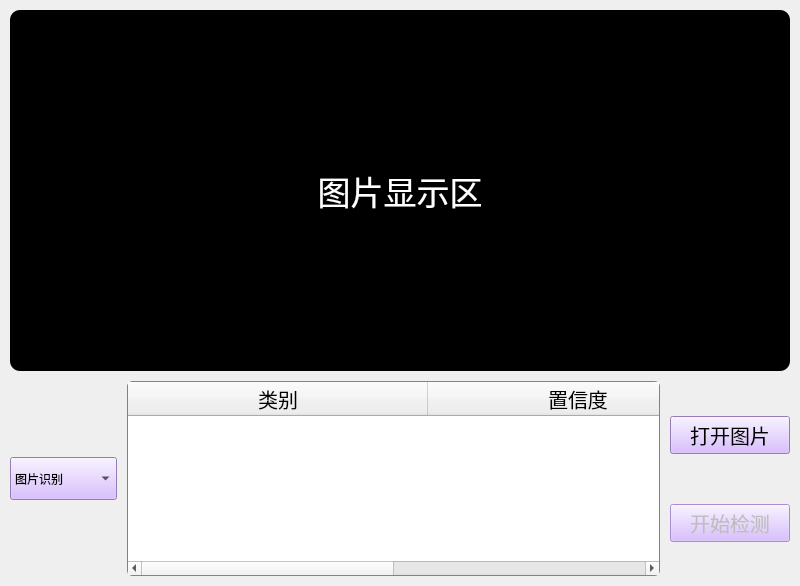
<?xml version="1.0" encoding="UTF-8"?>
<ui version="4.0">
 <class>Form</class>
 <widget class="QWidget" name="Form">
  <property name="geometry">
   <rect>
    <x>0</x>
    <y>0</y>
    <width>800</width>
    <height>586</height>
   </rect>
  </property>
  <property name="sizePolicy">
   <sizepolicy hsizetype="Expanding" vsizetype="Expanding">
    <horstretch>0</horstretch>
    <verstretch>0</verstretch>
   </sizepolicy>
  </property>
  <property name="windowTitle">
   <string>情绪分类</string>
  </property>
  <property name="windowIcon">
   <iconset>
    <normaloff>../../../../image/p.ico</normaloff>../../../../image/p.ico</iconset>
  </property>
  <layout class="QVBoxLayout" name="verticalLayout" stretch="4,2">
   <property name="spacing">
    <number>10</number>
   </property>
   <property name="leftMargin">
    <number>10</number>
   </property>
   <property name="topMargin">
    <number>10</number>
   </property>
   <property name="rightMargin">
    <number>10</number>
   </property>
   <property name="bottomMargin">
    <number>10</number>
   </property>
   <item>
    <widget class="QLabel" name="label">
     <property name="sizePolicy">
      <sizepolicy hsizetype="Expanding" vsizetype="Expanding">
       <horstretch>0</horstretch>
       <verstretch>0</verstretch>
      </sizepolicy>
     </property>
     <property name="minimumSize">
      <size>
       <width>210</width>
       <height>350</height>
      </size>
     </property>
     <property name="font">
      <font>
       <family>隶书</family>
       <pointsize>25</pointsize>
      </font>
     </property>
     <property name="styleSheet">
      <string notr="true">#label {
	background-color: rgb(0, 0, 0);
    color: rgb(255, 255, 255);
	border-radius: 10px;
}</string>
     </property>
     <property name="text">
      <string>图片显示区</string>
     </property>
     <property name="textFormat">
      <enum>Qt::PlainText</enum>
     </property>
     <property name="alignment">
      <set>Qt::AlignCenter</set>
     </property>
     <property name="margin">
      <number>1</number>
     </property>
     <property name="textInteractionFlags">
      <set>Qt::NoTextInteraction</set>
     </property>
    </widget>
   </item>
   <item>
    <widget class="QWidget" name="widget" native="true">
     <property name="sizePolicy">
      <sizepolicy hsizetype="Expanding" vsizetype="Expanding">
       <horstretch>0</horstretch>
       <verstretch>0</verstretch>
      </sizepolicy>
     </property>
     <property name="styleSheet">
      <string notr="true"/>
     </property>
     <layout class="QHBoxLayout" name="horizontalLayout" stretch="1,5,1">
      <property name="spacing">
       <number>10</number>
      </property>
      <property name="leftMargin">
       <number>0</number>
      </property>
      <property name="topMargin">
       <number>0</number>
      </property>
      <property name="rightMargin">
       <number>0</number>
      </property>
      <property name="bottomMargin">
       <number>0</number>
      </property>
      <item>
       <widget class="QWidget" name="widget_3" native="true">
        <property name="sizePolicy">
         <sizepolicy hsizetype="Expanding" vsizetype="Expanding">
          <horstretch>0</horstretch>
          <verstretch>0</verstretch>
         </sizepolicy>
        </property>
        <layout class="QVBoxLayout" name="verticalLayout_3" stretch="0,0,0">
         <property name="spacing">
          <number>0</number>
         </property>
         <property name="leftMargin">
          <number>0</number>
         </property>
         <property name="topMargin">
          <number>0</number>
         </property>
         <property name="rightMargin">
          <number>0</number>
         </property>
         <property name="bottomMargin">
          <number>0</number>
         </property>
         <item>
          <spacer name="verticalSpacer_4">
           <property name="orientation">
            <enum>Qt::Vertical</enum>
           </property>
           <property name="sizeType">
            <enum>QSizePolicy::Fixed</enum>
           </property>
           <property name="sizeHint" stdset="0">
            <size>
             <width>20</width>
             <height>76</height>
            </size>
           </property>
          </spacer>
         </item>
         <item>
          <widget class="QComboBox" name="comboBox">
           <property name="sizePolicy">
            <sizepolicy hsizetype="Expanding" vsizetype="Expanding">
             <horstretch>0</horstretch>
             <verstretch>0</verstretch>
            </sizepolicy>
           </property>
           <property name="styleSheet">
            <string notr="true">background-color: rgb(207, 172, 255);
font: 14pt &quot;隶书&quot;;
</string>
           </property>
           <item>
            <property name="text">
             <string>图片识别</string>
            </property>
           </item>
           <item>
            <property name="text">
             <string>摄像头识别</string>
            </property>
           </item>
          </widget>
         </item>
         <item>
          <spacer name="verticalSpacer_5">
           <property name="orientation">
            <enum>Qt::Vertical</enum>
           </property>
           <property name="sizeType">
            <enum>QSizePolicy::Fixed</enum>
           </property>
           <property name="sizeHint" stdset="0">
            <size>
             <width>20</width>
             <height>76</height>
            </size>
           </property>
          </spacer>
         </item>
        </layout>
       </widget>
      </item>
      <item>
       <widget class="QTableWidget" name="tableWidget">
        <property name="enabled">
         <bool>true</bool>
        </property>
        <property name="minimumSize">
         <size>
          <width>0</width>
          <height>0</height>
         </size>
        </property>
        <property name="maximumSize">
         <size>
          <width>1000000</width>
          <height>16777215</height>
         </size>
        </property>
        <property name="styleSheet">
         <string notr="true">QTableWidget {
    border: 1px solid #3498db;
    border-radius: 5px;
    background-color: white;
}</string>
        </property>
        <property name="editTriggers">
         <set>QAbstractItemView::NoEditTriggers</set>
        </property>
        <property name="showDropIndicator" stdset="0">
         <bool>false</bool>
        </property>
        <property name="dragEnabled">
         <bool>false</bool>
        </property>
        <property name="dragDropOverwriteMode">
         <bool>false</bool>
        </property>
        <property name="dragDropMode">
         <enum>QAbstractItemView::InternalMove</enum>
        </property>
        <property name="alternatingRowColors">
         <bool>true</bool>
        </property>
        <property name="selectionMode">
         <enum>QAbstractItemView::SingleSelection</enum>
        </property>
        <property name="selectionBehavior">
         <enum>QAbstractItemView::SelectRows</enum>
        </property>
        <property name="sortingEnabled">
         <bool>true</bool>
        </property>
        <property name="wordWrap">
         <bool>true</bool>
        </property>
        <attribute name="horizontalHeaderCascadingSectionResizes">
         <bool>true</bool>
        </attribute>
        <attribute name="horizontalHeaderDefaultSectionSize">
         <number>300</number>
        </attribute>
        <column>
         <property name="text">
          <string>类别</string>
         </property>
         <property name="font">
          <font>
           <family>隶书</family>
           <pointsize>15</pointsize>
          </font>
         </property>
        </column>
        <column>
         <property name="text">
          <string>置信度</string>
         </property>
         <property name="font">
          <font>
           <family>隶书</family>
           <pointsize>15</pointsize>
          </font>
         </property>
        </column>
       </widget>
      </item>
      <item>
       <widget class="QWidget" name="widget_2" native="true">
        <property name="sizePolicy">
         <sizepolicy hsizetype="Expanding" vsizetype="Expanding">
          <horstretch>0</horstretch>
          <verstretch>0</verstretch>
         </sizepolicy>
        </property>
        <property name="maximumSize">
         <size>
          <width>220</width>
          <height>16777215</height>
         </size>
        </property>
        <property name="styleSheet">
         <string notr="true"/>
        </property>
        <layout class="QVBoxLayout" name="verticalLayout_2">
         <property name="spacing">
          <number>0</number>
         </property>
         <property name="leftMargin">
          <number>0</number>
         </property>
         <property name="topMargin">
          <number>0</number>
         </property>
         <property name="rightMargin">
          <number>0</number>
         </property>
         <property name="bottomMargin">
          <number>0</number>
         </property>
         <item>
          <spacer name="verticalSpacer_2">
           <property name="orientation">
            <enum>Qt::Vertical</enum>
           </property>
           <property name="sizeType">
            <enum>QSizePolicy::Fixed</enum>
           </property>
           <property name="sizeHint" stdset="0">
            <size>
             <width>20</width>
             <height>35</height>
            </size>
           </property>
          </spacer>
         </item>
         <item>
          <widget class="QPushButton" name="pushButton">
           <property name="sizePolicy">
            <sizepolicy hsizetype="Expanding" vsizetype="Expanding">
             <horstretch>0</horstretch>
             <verstretch>0</verstretch>
            </sizepolicy>
           </property>
           <property name="maximumSize">
            <size>
             <width>175</width>
             <height>65</height>
            </size>
           </property>
           <property name="font">
            <font>
             <family>隶书</family>
             <pointsize>15</pointsize>
            </font>
           </property>
           <property name="styleSheet">
            <string notr="true">background-color: rgb(207, 172, 255);
</string>
           </property>
           <property name="text">
            <string>打开图片</string>
           </property>
           <property name="icon">
            <iconset theme="accessories-calculator">
             <normaloff>.</normaloff>.</iconset>
           </property>
          </widget>
         </item>
         <item>
          <spacer name="verticalSpacer">
           <property name="orientation">
            <enum>Qt::Vertical</enum>
           </property>
           <property name="sizeType">
            <enum>QSizePolicy::Fixed</enum>
           </property>
           <property name="sizeHint" stdset="0">
            <size>
             <width>120</width>
             <height>50</height>
            </size>
           </property>
          </spacer>
         </item>
         <item>
          <widget class="QPushButton" name="pushButton_2">
           <property name="enabled">
            <bool>false</bool>
           </property>
           <property name="sizePolicy">
            <sizepolicy hsizetype="Expanding" vsizetype="Expanding">
             <horstretch>0</horstretch>
             <verstretch>0</verstretch>
            </sizepolicy>
           </property>
           <property name="maximumSize">
            <size>
             <width>175</width>
             <height>65</height>
            </size>
           </property>
           <property name="font">
            <font>
             <family>隶书</family>
             <pointsize>15</pointsize>
            </font>
           </property>
           <property name="styleSheet">
            <string notr="true">background-color: rgb(207, 172, 255);
</string>
           </property>
           <property name="text">
            <string>开始检测</string>
           </property>
          </widget>
         </item>
         <item>
          <spacer name="verticalSpacer_3">
           <property name="orientation">
            <enum>Qt::Vertical</enum>
           </property>
           <property name="sizeType">
            <enum>QSizePolicy::Fixed</enum>
           </property>
           <property name="sizeHint" stdset="0">
            <size>
             <width>20</width>
             <height>34</height>
            </size>
           </property>
          </spacer>
         </item>
        </layout>
       </widget>
      </item>
     </layout>
    </widget>
   </item>
  </layout>
 </widget>
 <resources/>
 <connections/>
</ui>
